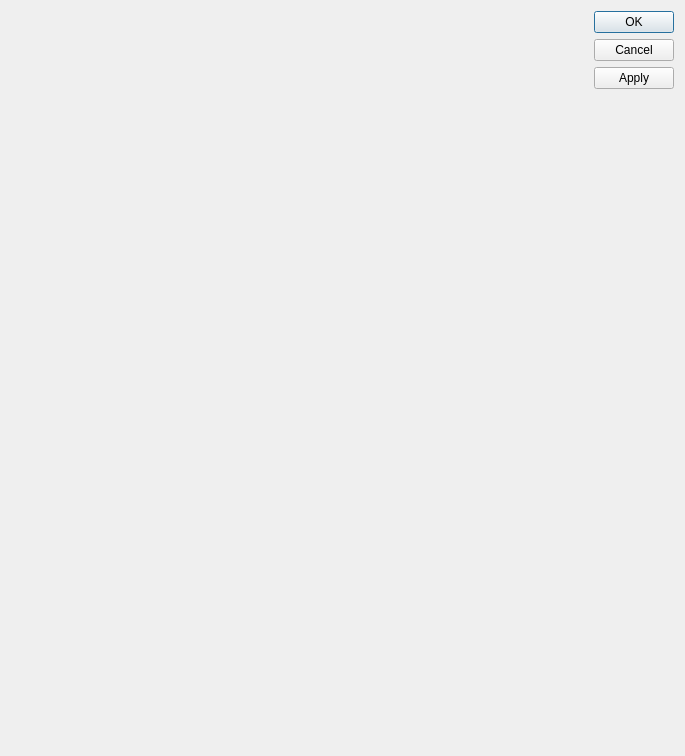
<?xml version="1.0" encoding="UTF-8"?>
<ui version="4.0">
 <class>DialogGenICam</class>
 <widget class="QDialog" name="DialogGenICam">
  <property name="geometry">
   <rect>
    <x>0</x>
    <y>0</y>
    <width>685</width>
    <height>756</height>
   </rect>
  </property>
  <property name="windowTitle">
   <string>Dialog</string>
  </property>
  <layout class="QHBoxLayout" name="horizontalLayout_2">
   <item>
    <layout class="QVBoxLayout" name="verticalLayout_2">
     <item>
      <widget class="ParamEditorWidget" name="paramEditorWidget">
       <property name="showDescriptions">
        <bool>true</bool>
       </property>
       <property name="immediatelyModifyPluginParamsAfterChange">
        <bool>false</bool>
       </property>
      </widget>
     </item>
    </layout>
   </item>
   <item>
    <layout class="QVBoxLayout" name="verticalLayout_3">
     <item>
      <widget class="QDialogButtonBox" name="buttonBox">
       <property name="orientation">
        <enum>Qt::Vertical</enum>
       </property>
       <property name="standardButtons">
        <set>QDialogButtonBox::Apply|QDialogButtonBox::Cancel|QDialogButtonBox::Ok</set>
       </property>
      </widget>
     </item>
    </layout>
   </item>
  </layout>
 </widget>
 <customwidgets>
  <customwidget>
   <class>ParamEditorWidget</class>
   <extends>QWidget</extends>
   <header>paramEditorWidget.h</header>
  </customwidget>
 </customwidgets>
 <resources/>
 <connections/>
</ui>
